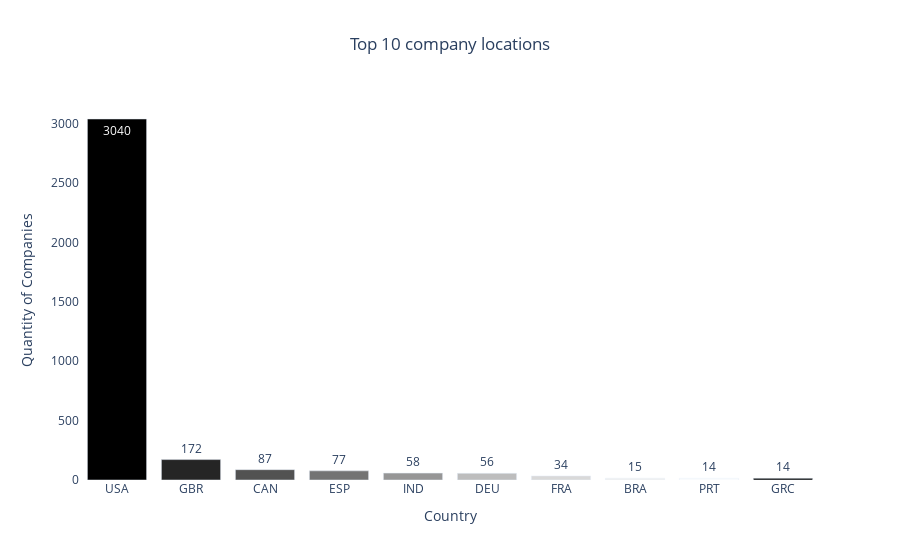

The notebook cell saved with this chart:
### Code cell
company_location = (
    df["company_location"]
    .apply(categorize_country)
    .value_counts()
    .sort_values(ascending=False)
)[0:10]


# Criar o gráfico de barras
data = [
    go.Bar(
        x=company_location.index,
        y=company_location.values,
        marker=dict(color=list(reversed(colors.sequential.Greys))),
        text=company_location.values,
        textposition="auto",
    )
]

# Criar o layout
layout = go.Layout(
    title={"text": "Top 10 company locations", "x": 0.5},
    plot_bgcolor="white",
    paper_bgcolor="white",
    xaxis=dict(title="Country"),
    yaxis=dict(title="Quantity of Companies"),
)

# Criar a figura e plotar o gráfico de barras
fig = go.Figure(data=data, layout=layout)
fig.show()

### Figure 1 — Plotly figure (JSON) as saved in the notebook; plotly's stock layout.template omitted (floating-point values rounded to 4 significant figures)
{"data": [{"marker": {"color": ["rgb(0,0,0)", "rgb(37,37,37)", "rgb(82,82,82)", "rgb(115,115,115)", "rgb(150,150,150)", "rgb(189,189,189)", "rgb(217,217,217)", "rgb(240,240,240)", "rgb(255,255,255)"]}, "text": [3040, 172, 87, 77, 58, 56, 34, 15, 14, 14], "textposition": "auto", "type": "bar", "x": ["USA", "GBR", "CAN", "ESP", "IND", "DEU", "FRA", "BRA", "PRT", "GRC"], "y": [3040, 172, 87, 77, 58, 56, 34, 15, 14, 14]}], "layout": {"paper_bgcolor": "white", "plot_bgcolor": "white", "title": {"text": "Top 10 company locations", "x": 0.5}, "xaxis": {"title": {"text": "Country"}}, "yaxis": {"title": {"text": "Quantity of Companies"}}}}
